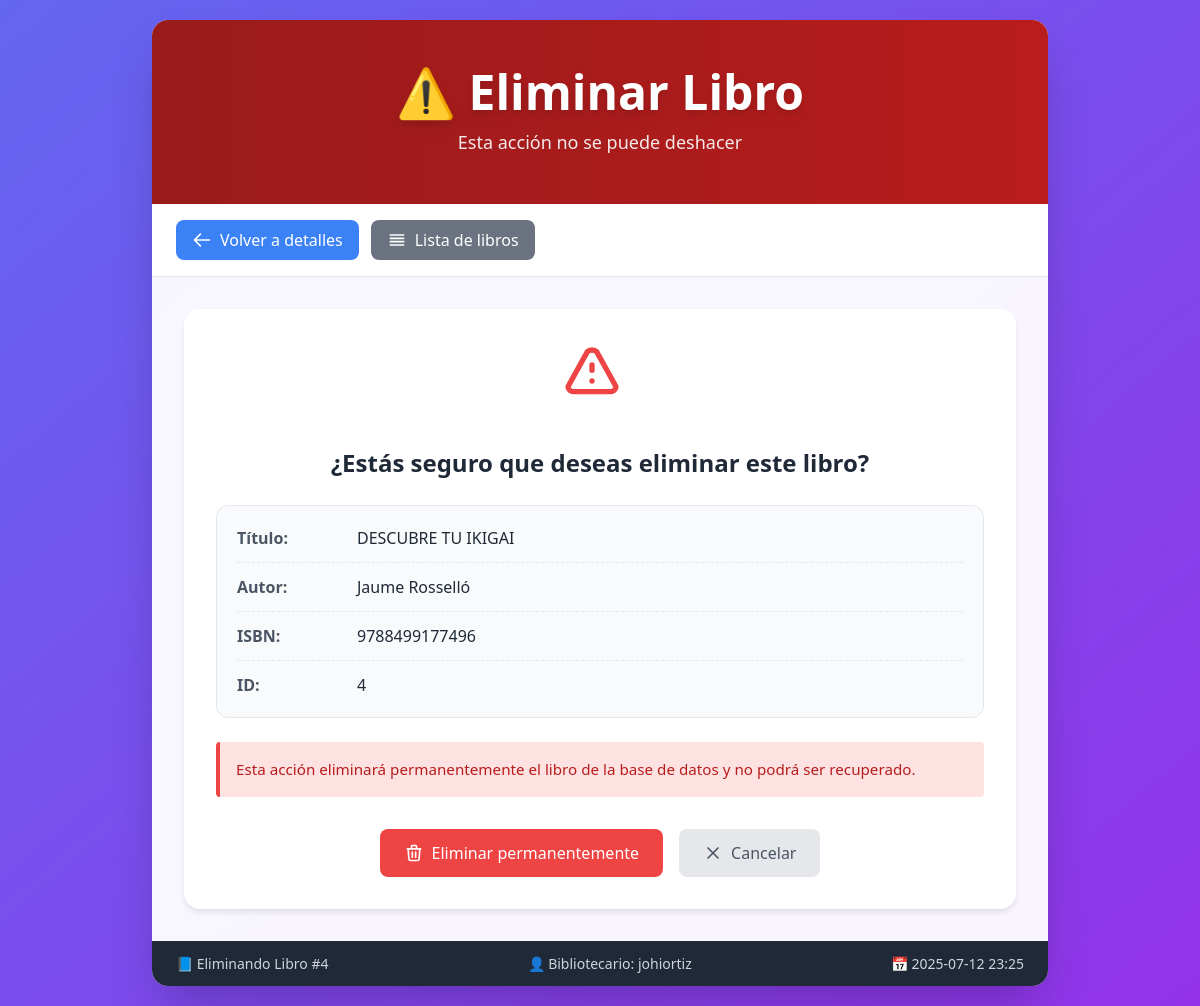
/libros/4/eliminar/, run on the app's committed database.
### libros/models.py (models this page shows, shortened)
class Libro(models.Model):
    titulo = models.CharField(max_length=200)
    autor = models.CharField(max_length=100)
    descripcion = models.TextField()
    fecha_publicacion = models.DateField()
    isbn = models.CharField(max_length=13, unique=True)

### libros/views.py (the view)
# urls.py: path('<int:libro_id>/eliminar/', views.eliminar_libro, name='eliminar_libro'),
def eliminar_libro(request, libro_id):
    libro = get_object_or_404(Libro, pk=libro_id)
    if request.method == 'POST':
        libro.delete()
        return redirect('lista_libros')
    return render(request, 'libros/eliminar_libro.html', {'libro': libro})

### libros/templates/libros/eliminar_libro.html (shortened to what this page needs)
{% load static %}
<!DOCTYPE html>
<html lang="es">
<head>
    <script src="https://cdn.tailwindcss.com"></script>
    <link rel="stylesheet" href="{% static 'css/eliminar_libro.css' %}">
</head>
<body class="min-h-screen bg-gradient-to-br from-indigo-500 to-purple-600 p-5">
    <div class="max-w-4xl mx-auto bg-white/95 rounded-2xl shadow-2xl overflow-hidden animate-fade-in-up">
        <div class="bg-gradient-to-r from-red-800 to-red-700 text-white text-center py-12 px-5">
            <h1 class="text-4xl md:text-5xl font-bold mb-3 drop-shadow-lg">⚠️ Eliminar Libro</h1>
            <p class="text-lg opacity-90">Esta acción no se puede deshacer</p>
        </div>
        <div class="bg-white border-b border-gray-200 px-6 py-4">
            <div class="flex flex-wrap gap-3 justify-center md:justify-start">
                <a href="{% url 'detalle_libro' libro.id %}" class="btn-primary btn-blue">
                    <svg class="w-5 h-5 mr-2" fill="none" stroke="currentColor" viewBox="0 0 24 24">
                        <path stroke-linecap="round" stroke-linejoin="round" stroke-width="2" d="M10 19l-7-7m0 0l7-7m-7 7h18"></path>
                    </svg>
                    Volver a detalles
                </a>
                <a href="{% url 'lista_libros' %}" class="btn-primary btn-gray">
                    <svg class="w-5 h-5 mr-2" fill="none" stroke="currentColor" viewBox="0 0 24 24">
                        <path stroke-linecap="round" stroke-linejoin="round" stroke-width="2" d="M4 6h16M4 10h16M4 14h16M4 18h16"></path>
                    </svg>
                    Lista de libros
                </a>
            </div>
        </div>
        <div class="p-6 md:p-8">
            <div class="delete-container">
                <div class="warning-icon">
                    <svg class="w-16 h-16" fill="none" stroke="currentColor" viewBox="0 0 24 24">
                        <path stroke-linecap="round" stroke-linejoin="round" stroke-width="2" d="M12 9v2m0 4h.01m-6.938 4h13.856c1.54 0 2.502-1.667 1.732-2.5L13.732 4c-.77-.833-2.694-.833-3.464 0L3.34 16.5C2.57 17.333 3.532 19 5.072 19z"></path>
                    </svg>
                </div>
                <h2 class="delete-heading">¿Estás seguro que deseas eliminar este libro?</h2>
                <div class="book-info-card">
                    <div class="book-info-row">
                        <span class="info-label">Título:</span>
                        <span class="info-value">{{ libro.titulo }}</span>
                    </div>
                    <div class="book-info-row">
                        <span class="info-label">Autor:</span>
                        <span class="info-value">{{ libro.autor }}</span>
                    </div>
                    {% if libro.isbn %}
                    <div class="book-info-row">
                        <span class="info-label">ISBN:</span>
                        <span class="info-value">{{ libro.isbn }}</span>
                    </div>
                    {% endif %}
                    <div class="book-info-row">
                        <span class="info-label">ID:</span>
                        <span class="info-value">{{ libro.id }}</span>
                    </div>
                </div>
                <div class="delete-warning">
                    <p>Esta acción eliminará permanentemente el libro de la base de datos y no podrá ser recuperado.</p>
                </div>
                <form method="post" class="delete-form">
                    <div class="button-container">
                        <button type="submit" class="delete-button" id="confirmDeleteBtn">
                            <svg class="w-5 h-5 mr-2" fill="none" stroke="currentColor" viewBox="0 0 24 24">
                                <path stroke-linecap="round" stroke-linejoin="round" stroke-width="2" d="M19 7l-.867 12.142A2 2 0 0116.138 21H7.862a2 2 0 01-1.995-1.858L5 7m5 4v6m4-6v6m1-10V4a1 1 0 00-1-1h-4a1 1 0 00-1 1v3M4 7h16"></path>
                            </svg>
                            Eliminar permanentemente
                        </button>
                        <a href="{% url 'detalle_libro' libro.id %}" class="cancel-button">
                            <svg class="w-5 h-5 mr-2" fill="none" stroke="currentColor" viewBox="0 0 24 24">
                                <path stroke-linecap="round" stroke-linejoin="round" stroke-width="2" d="M6 18L18 6M6 6l12 12"></path>
                            </svg>
                            Cancelar
                        </a>
                    </div>
                </form>
            </div>
        </div>
        <div class="footer-stats">
            <div class="footer-stats-content">
                <span>📘 Eliminando Libro #{{ libro.id }}</span>
                <span>👤 Bibliotecario: johiortiz</span>
                <span>📅 2025-07-12 23:25</span>
            </div>
        </div>
    </div>
</body>
</html>

### libros/static/css/eliminar_libro.css (style rules this page uses)
.btn-primary { display: inline-flex; align-items: center; padding: 0.5rem 1rem; border-radius: 0.5rem; font-weight: 500; transition: all 0.3s ease; }
.btn-blue { background-color: #3b82f6; color: white; }
.btn-gray { background-color: #6b7280; color: white; }
.delete-container { background-color: white; border-radius: 1rem; padding: 2rem; box-shadow: 0 4px 6px -1px rgba(0, 0, 0, 0.1); text-align: center; }
.warning-icon { margin: 0 auto 1.5rem; color: #ef4444; width: 80px; height: 80px; animation: pulse 2s infinite; }
.delete-heading { font-size: 1.5rem; font-weight: 700; color: #1f2937; margin-bottom: 1.5rem; }
.book-info-card { background-color: #f9fafb; border: 1px solid #e5e7eb; border-radius: 0.75rem; padding: 1.25rem; margin-bottom: 1.5rem; text-align: left; }
.book-info-row { display: flex; margin-bottom: 0.75rem; border-bottom: 1px dashed #e5e7eb; padding-bottom: 0.75rem; }
.book-info-row:last-child { margin-bottom: 0; border-bottom: none; padding-bottom: 0; }
.info-label { font-weight: 600; color: #4b5563; min-width: 120px; }
.info-value { color: #1f2937; flex: 1; }
.delete-warning { background-color: #fee2e2; border-left: 4px solid #ef4444; color: #b91c1c; padding: 1rem; margin: 1.5rem 0; text-align: left; border-radius: 0.25rem; font-size: 0.95rem; }
.button-container { display: flex; flex-direction: column; gap: 1rem; margin-top: 2rem; }
@media (min-width: 640px) { .button-container { flex-direction: row; justify-content: center; } }
.delete-button { display: inline-flex; align-items: center; justify-content: center; padding: 0.75rem 1.5rem; background-color: #ef4444; color: white; border-radius: 0.5rem; font-weight: 500; transition: all 0.3s ease; border: none; cursor: pointer; }
.cancel-button { display: inline-flex; align-items: center; justify-content: center; padding: 0.75rem 1.5rem; background-color: #e5e7eb; color: #4b5563; border-radius: 0.5rem; font-weight: 500; transition: all 0.3s ease; text-decoration: none; }
.footer-stats { background-color: #1f2937; color: #d1d5db; padding: 0.75rem 1.5rem; font-size: 0.875rem; }
.footer-stats-content { display: flex; flex-wrap: wrap; gap: 2rem; justify-content: center; }
@media (min-width: 768px) { .footer-stats-content { justify-content: space-between; } }
.animate-fade-in-up { animation: fadeInUp 0.5s ease-out forwards; }

### data on the page
Libro: titulo "DESCUBRE TU IKIGAI", autor "Jaume Rosselló", isbn "9788499177496", id "4"
